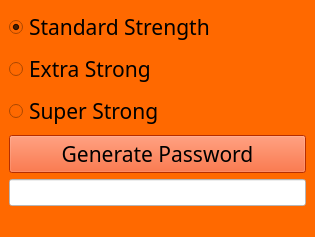
<?xml version="1.0" encoding="UTF-8"?>
<ui version="4.0">
 <class>MainWindow</class>
 <widget class="QMainWindow" name="MainWindow">
  <property name="geometry">
   <rect>
    <x>0</x>
    <y>0</y>
    <width>315</width>
    <height>216</height>
   </rect>
  </property>
  <property name="minimumSize">
   <size>
    <width>170</width>
    <height>0</height>
   </size>
  </property>
  <property name="windowTitle">
   <string>Password Generator</string>
  </property>
  <property name="windowIcon">
   <iconset>
    <normaloff>passicon.png</normaloff>passicon.png</iconset>
  </property>
  <property name="styleSheet">
   <string notr="true">background-color: rgb(255, 105, 0);</string>
  </property>
  <widget class="QWidget" name="centralwidget">
   <layout class="QGridLayout" name="gridLayout">
    <item row="0" column="0">
     <widget class="QRadioButton" name="rbn_1">
      <property name="sizePolicy">
       <sizepolicy hsizetype="Minimum" vsizetype="Expanding">
        <horstretch>0</horstretch>
        <verstretch>0</verstretch>
       </sizepolicy>
      </property>
      <property name="font">
       <font>
        <family>Bahnschrift Condensed</family>
        <pointsize>16</pointsize>
       </font>
      </property>
      <property name="text">
       <string>Standard Strength </string>
      </property>
      <property name="checked">
       <bool>true</bool>
      </property>
     </widget>
    </item>
    <item row="1" column="0">
     <widget class="QRadioButton" name="rbn_2">
      <property name="sizePolicy">
       <sizepolicy hsizetype="Minimum" vsizetype="Expanding">
        <horstretch>0</horstretch>
        <verstretch>0</verstretch>
       </sizepolicy>
      </property>
      <property name="font">
       <font>
        <family>Bahnschrift Condensed</family>
        <pointsize>16</pointsize>
       </font>
      </property>
      <property name="text">
       <string>Extra Strong</string>
      </property>
     </widget>
    </item>
    <item row="2" column="0">
     <widget class="QRadioButton" name="rbn_3">
      <property name="sizePolicy">
       <sizepolicy hsizetype="Minimum" vsizetype="Expanding">
        <horstretch>0</horstretch>
        <verstretch>0</verstretch>
       </sizepolicy>
      </property>
      <property name="font">
       <font>
        <family>Bahnschrift Condensed</family>
        <pointsize>16</pointsize>
       </font>
      </property>
      <property name="text">
       <string>Super Strong</string>
      </property>
     </widget>
    </item>
    <item row="3" column="0">
     <widget class="QPushButton" name="btn_generate">
      <property name="sizePolicy">
       <sizepolicy hsizetype="Minimum" vsizetype="Expanding">
        <horstretch>0</horstretch>
        <verstretch>0</verstretch>
       </sizepolicy>
      </property>
      <property name="font">
       <font>
        <family>Bahnschrift Condensed</family>
        <pointsize>16</pointsize>
       </font>
      </property>
      <property name="styleSheet">
       <string notr="true">background-color: rgb(255, 65, 0);</string>
      </property>
      <property name="text">
       <string>Generate Password</string>
      </property>
     </widget>
    </item>
    <item row="4" column="0">
     <widget class="QLineEdit" name="linePassword">
      <property name="sizePolicy">
       <sizepolicy hsizetype="Expanding" vsizetype="Expanding">
        <horstretch>0</horstretch>
        <verstretch>0</verstretch>
       </sizepolicy>
      </property>
      <property name="minimumSize">
       <size>
        <width>0</width>
        <height>0</height>
       </size>
      </property>
      <property name="font">
       <font>
        <pointsize>12</pointsize>
       </font>
      </property>
      <property name="styleSheet">
       <string notr="true">background-color: rgb(255, 255, 255);</string>
      </property>
      <property name="text">
       <string/>
      </property>
     </widget>
    </item>
   </layout>
  </widget>
  <widget class="QMenuBar" name="menubar">
   <property name="geometry">
    <rect>
     <x>0</x>
     <y>0</y>
     <width>315</width>
     <height>22</height>
    </rect>
   </property>
  </widget>
  <widget class="QStatusBar" name="statusbar"/>
 </widget>
 <resources/>
 <connections/>
</ui>
